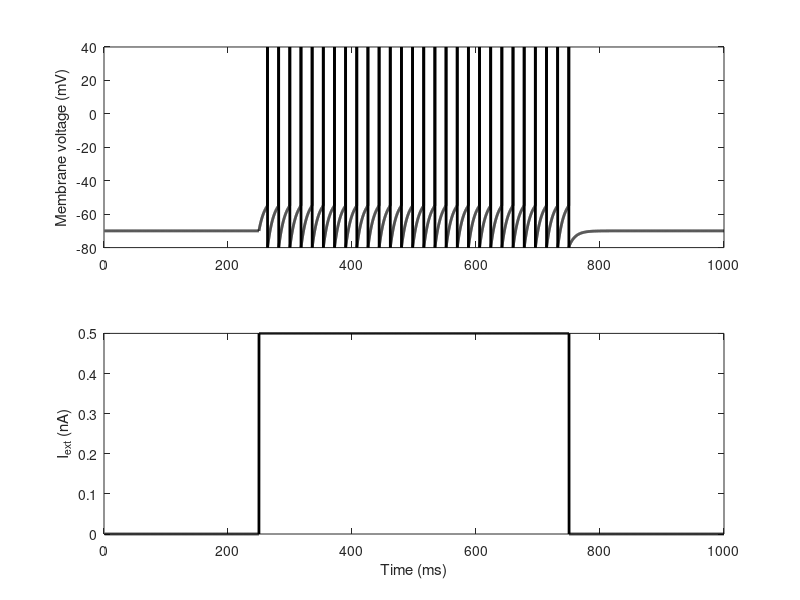
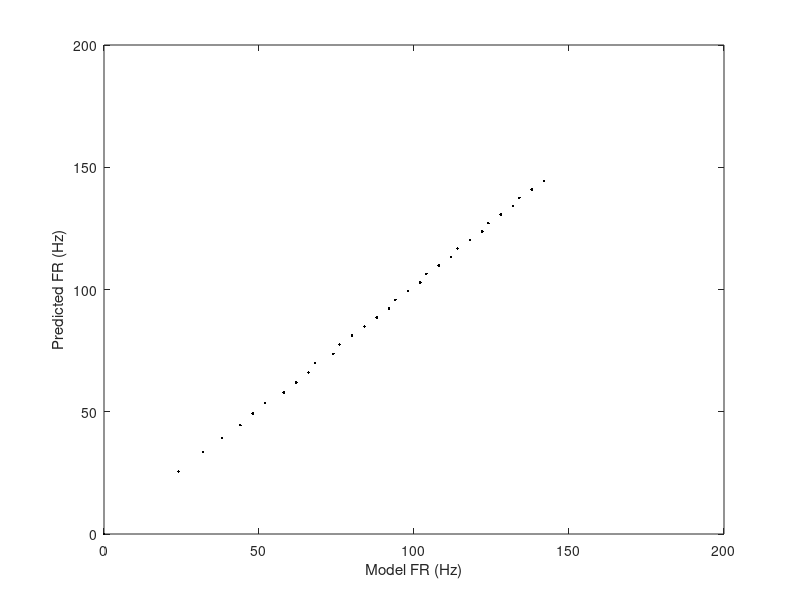
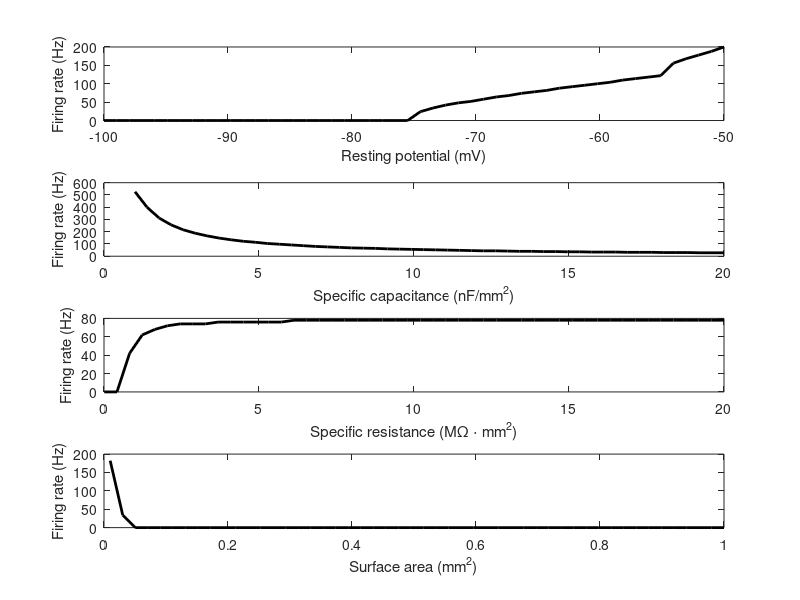
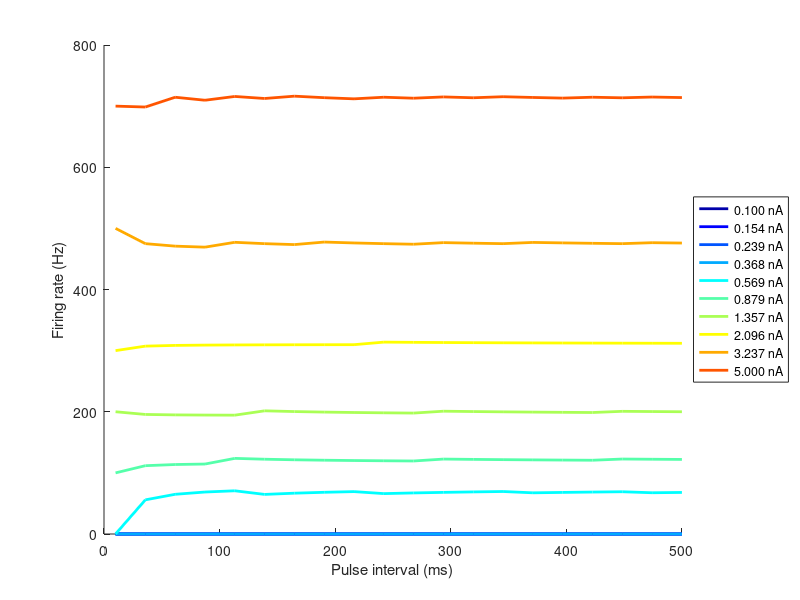

Source code (MATLAB) for these figures, in order:
function[] = integrate_and_fire_simple()
%%%%%%%%%%%%%%%%%%%%%%%%%%%%%%%%%%%%%%%%%%
% AUTHOR: Jeremy Manning                 %
% DATE: May 11, 2009                     %
% DESCRIPTION: Simple integrate-and-fire %
%              neuron with basic         %
%              manipulations.            %
%%%%%%%%%%%%%%%%%%%%%%%%%%%%%%%%%%%%%%%%%%
%clear all; close all;

E = -70; %mV
c_m = 10; %nF/mm^2
r_m = 1; %M ohm * mm^2
A = 0.025; %mm^2
V_reset = -80; %mV
V_thresh = -55; %mV
V_peak = 40; %mV

dt = 0.1;
t = 1:dt:1000; %ms
I_pulse = 0.5; %nA
startPulse = 250; %ms
endPulse = 750; %ms

%problem 1
run_model(E,c_m,r_m,A,V_reset,V_thresh,V_peak,dt,t,I_pulse,startPulse,endPulse,true);



%problem 2
figure(2);
I_pulse = linspace(0,1,50); %nA
model_frs = zeros(size(I_pulse));
predicted_frs = zeros(size(I_pulse));
for i = 1:length(I_pulse)
    model_frs(i) = run_model(E,c_m,r_m,A,V_reset,V_thresh,V_peak,dt,t,I_pulse(i),startPulse,endPulse,false);
    predicted_frs(i) = predict_fr(E,c_m,r_m,A,V_reset,V_thresh,I_pulse(i));
end
plot(model_frs,predicted_frs,'k.','LineWidth',2);
xlabel('Model FR (Hz)');
ylabel('Predicted FR (Hz)');



%problem 3
fr = 0;
I_pulse = 0; %nA
dPulse = 0.01; %nA
while fr == 0
    I_pulse = I_pulse + dPulse;
    fr = run_model(E,c_m,r_m,A,V_reset,V_thresh,V_peak,dt,t,I_pulse,startPulse,endPulse,false);
end
fprintf('Minimum pulse current that elicits non-zero FR: %0.3f nA\n',I_pulse);

maxFR = run_model(E,c_m,r_m,A,V_reset,V_thresh,V_peak,dt,t,inf,startPulse,endPulse,false);
fprintf('Maximum firing rate: %0.3f Hz\n',maxFR);



%problem 4
figure(4);
pulse_interval = linspace(10,500,20); %ms
I_pulse = logspace(log10(0.1),log10(5),10); %nA
colors = jet(length(I_pulse));
labels = cell(1,length(I_pulse));
for i = 1:length(I_pulse)
    labels{i} = sprintf('%0.3f nA',I_pulse(i));
    frs = zeros(1,length(pulse_interval));
    for j = 1:length(pulse_interval)
        startPulse = (max(t) - pulse_interval(j))/2;
        endPulse = max(t) - startPulse;
        frs(j) = run_model(E,c_m,r_m,A,V_reset,V_thresh,V_peak,dt,t,I_pulse(i),startPulse,endPulse,false);
    end
    
    figure(4);
    hold on;
    plot(pulse_interval,frs,'LineWidth',2,'Color',colors(i,:));
    hold off;
    xlabel('Pulse interval (ms)');
    ylabel('Firing rate (Hz)');
end
legend(labels,'Location','EastOutside');


%problem 5
figure;
%plot firing rate as a function of resting potential
I_pulse = 0.5;
subplot(4,1,1)
E = linspace(-100,-50,50);
frs = zeros(size(E));
for i = 1:length(E)
    frs(i) = run_model(E(i),c_m,r_m,A,V_reset,V_thresh,V_peak,dt,t,I_pulse,startPulse,endPulse,false);
end
plot(E,frs,'k','LineWidth',2);
xlabel('Resting potential (mV)');
ylabel('Firing rate (Hz)');

%plot firing rate as a function of specific capacitance
E = -70;
c_m = linspace(1,20,50);
frs = zeros(size(c_m));
subplot(4,1,2)
for i = 1:length(c_m)
    frs(i) = run_model(E,c_m(i),r_m,A,V_reset,V_thresh,V_peak,dt,t,I_pulse,startPulse,endPulse,false);
end
plot(c_m,frs,'k','LineWidth',2);
xlabel('Specific capacitance (nF/mm^2)');
ylabel('Firing rate (Hz)');

%plot firing rate as a function of specific resistance
c_m = 10;
r_m = linspace(0.01,20,50);
frs = zeros(size(r_m));
subplot(4,1,3)
for i = 1:length(r_m)
    frs(i) = run_model(E,c_m,r_m(i),A,V_reset,V_thresh,V_peak,dt,t,I_pulse,startPulse,endPulse,false);
end
plot(r_m,frs,'k','LineWidth',2);
xlabel('Specific resistance (M\Omega \cdot mm^2)');
ylabel('Firing rate (Hz)');

%plot firing rate as a function of surface area
r_m = 1;
A = linspace(0.01,1,50);
frs = zeros(size(A));
subplot(4,1,4)
for i = 1:length(A)
    frs(i) = run_model(E,c_m,r_m,A(i),V_reset,V_thresh,V_peak,dt,t,I_pulse,startPulse,endPulse,false);
end
plot(A,frs,'k','LineWidth',2);
xlabel('Surface area (mm^2)');
ylabel('Firing rate (Hz)');


function[fr] = run_model(E,c_m,r_m,A,V_reset,V_thresh,V_peak,dt,t,I_pulse,startPulse,endPulse,plotIt)
I_ext = zeros(size(t)); %nA
I_ext((t >= startPulse) & (t <= endPulse)) = I_pulse;
V_m = zeros(size(t)); %mV
V_m(1) = E;
n_spikes = 0;
for i = 2:length(t)
    if V_m(i-1) > V_thresh
        V_m(i-1) = V_peak;
        V_m(i) = V_reset;
        n_spikes = n_spikes + 1;
    else
        dV = ((E - V_m(i-1) + (r_m/A)*I_ext(i))/(c_m*r_m))*dt;
        V_m(i) = V_m(i-1) + dV;
    end        
end
fr = 1000*n_spikes/(endPulse - startPulse); %Hz

if plotIt
    figure;
    subplot(2,1,1)
    plot(t,V_m,'k','LineWidth',2);
    ylabel('Membrane voltage (mV)');

    subplot(2,1,2)
    plot(t,I_ext,'k','LineWidth',2);
    xlabel('Time (ms)');
    ylabel('I_{ext} (nA)');
end

function[fr] = predict_fr(E,c_m,r_m,A,V_reset,V_thresh,I_pulse)
tau = c_m*r_m;
R_m = r_m/A;

if R_m*I_pulse + E > V_thresh
    fr = 1000/(tau*log((R_m*I_pulse + E - V_reset)/(R_m*I_pulse + E - V_thresh))); %Hz
else
    fr = 0;
end